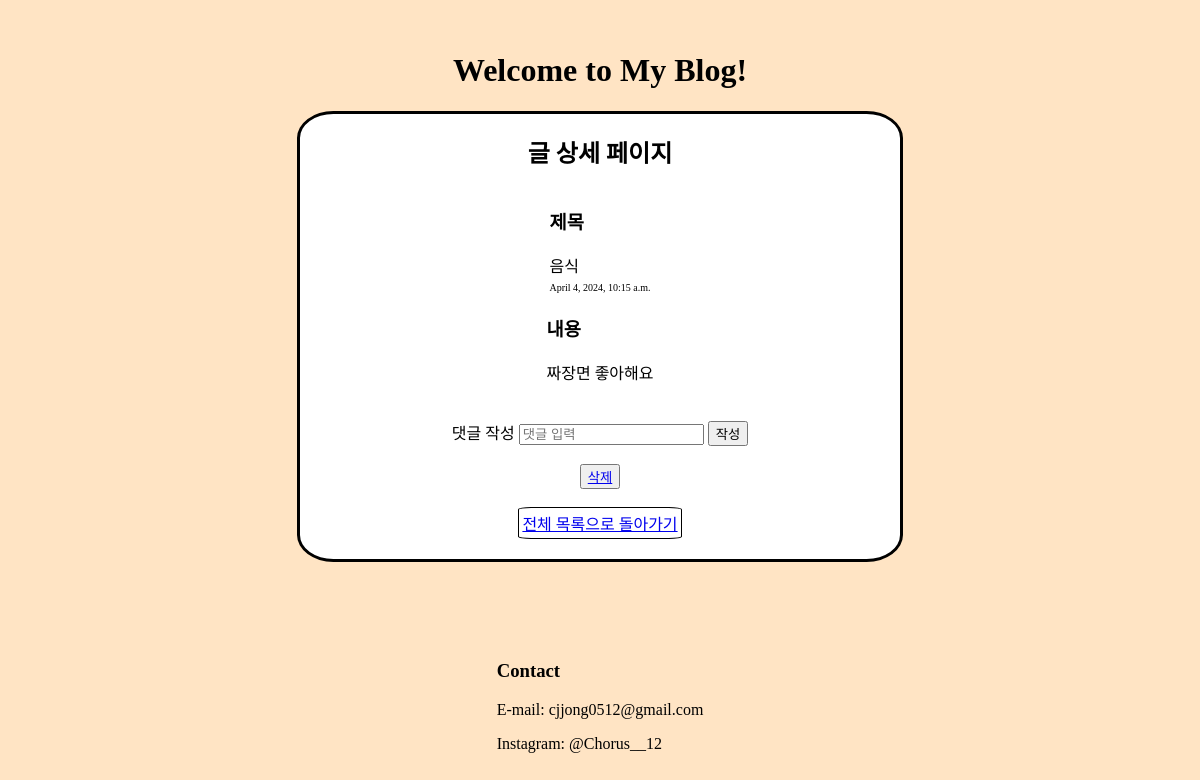
The app's page /detail/7 with its own data.
### blogApp/models.py (models this page shows, shortened)
class Article(models.Model):
  title = models.CharField(max_length=200)
  content = models.TextField()
  CATEGORY_CHOICES = [
    ('Hobby', '취미'),
    ('Food', '음식'),
    ('Programming', '프로그래밍'),
  ]
  category = models.CharField(max_length=20, choices=CATEGORY_CHOICES)
  reg_time = models.DateTimeField(auto_now_add=True)

### blogApp/views.py (the view, shortened to what this page needs)
# urls.py: path('detail/<int:article_id>', views.detail, name='detail'),
def detail(request, article_id):
  article = Article.objects.get(id = article_id)
  comments = Comment.objects.filter(article=article)
  return render(request, 'detail.html', {'article': article, 'comments': comments})

### blogApp/templates/detail.html (shortened to what this page needs)
{% extends 'base.html' %}
{% block css %}
{% load static %}
  <link rel="stylesheet" type="text/css" href="{% static 'detail.css' %}" />
{% endblock %}
{% block title %}
<h1>Welcome to My Blog!</h1>
{% endblock %}
{% block content %}
  <div class="main">
    <h2>글 상세 페이지</h2>
    <div>
      <h3>제목</h3>
      <div>{{ article.title }}</div>
      <span>{{ article.reg_time }}</span>
    </div>
    <div>
      <h3>내용</h3>
      <div>
        {{ article.content }}
      </div>
    </div>
    <br>
    <br>
    <form method="POST">
      댓글 작성
      <input type="text" name="content" placeholder="댓글 입력" />
      <button type="submit" name="comment">작성</button>
    </form>
    <br>
    <button>
      <a href="{% url 'delete' article.id %}">
        삭제
      </a>
    </button>
    <br>
    <div id="bottombutton">
      <a href="{% url 'list' %}">
        전체 목록으로 돌아가기
      </a>
    </div>
  </div>
{% endblock %}
{% block foot %}
  <div class="foot">
    <div>
      <h3>Contact</h3>
      <p>E-mail: cjjong0512@gmail.com</p>
      <p>Instagram: @Chorus__12</p>
    </div>
  </div>
{% endblock foot %}

### blogApp/static/base.css (style rules this page uses)
body { width: 100vw; height: 100vh; box-sizing: content-box; margin: 0; padding: 0; display: flex; flex-direction: column; align-items: center; justify-content: center; background-color: bisque; }
.main { width: 600px; height: auto; display: flex; margin-bottom: 10vh; padding-bottom: 20px; flex-direction: column; justify-content: flex-start; align-items: flex-start; background-color: white; border: 3px solid black; border-top-left-radius: 6%; border-top-right-radius: 6%; border-bottom-left-radius: 6%; border-bottom-right-radius: 6%; }
span { font-size: 10px; }
#bottombutton { padding: 3px; background-color: white; border: 1px solid black; border-top-left-radius: 8%; border-top-right-radius: 8%; border-bottom-left-radius: 8%; border-bottom-right-radius: 8%; }

### blogApp/static/detail.css (style rules this page uses)
body { width: 100vw; height: 100vh; margin: 0; padding: 0; display: flex; flex-direction: column; align-items: center; justify-content: center; background-color: bisque; }
.main { width: 600px; height: auto; display: flex; margin-bottom: 10vh; padding-bottom: 20px; flex-direction: column; justify-content: flex-start; align-items: center; background-color: white; border: 3px solid black; border-top-left-radius: 6%; border-top-right-radius: 6%; border-bottom-left-radius: 6%; border-bottom-right-radius: 6%; }
span { font-size: 10px; }
#bottombutton { padding: 3px; background-color: white; border: 1px solid black; border-top-left-radius: 8%; border-top-right-radius: 8%; border-bottom-left-radius: 8%; border-bottom-right-radius: 8%; }

### records on screen
Article: title "음식", reg_time "April 4, 2024, 10:15 a.m.", content "짜장면 좋아해요"
